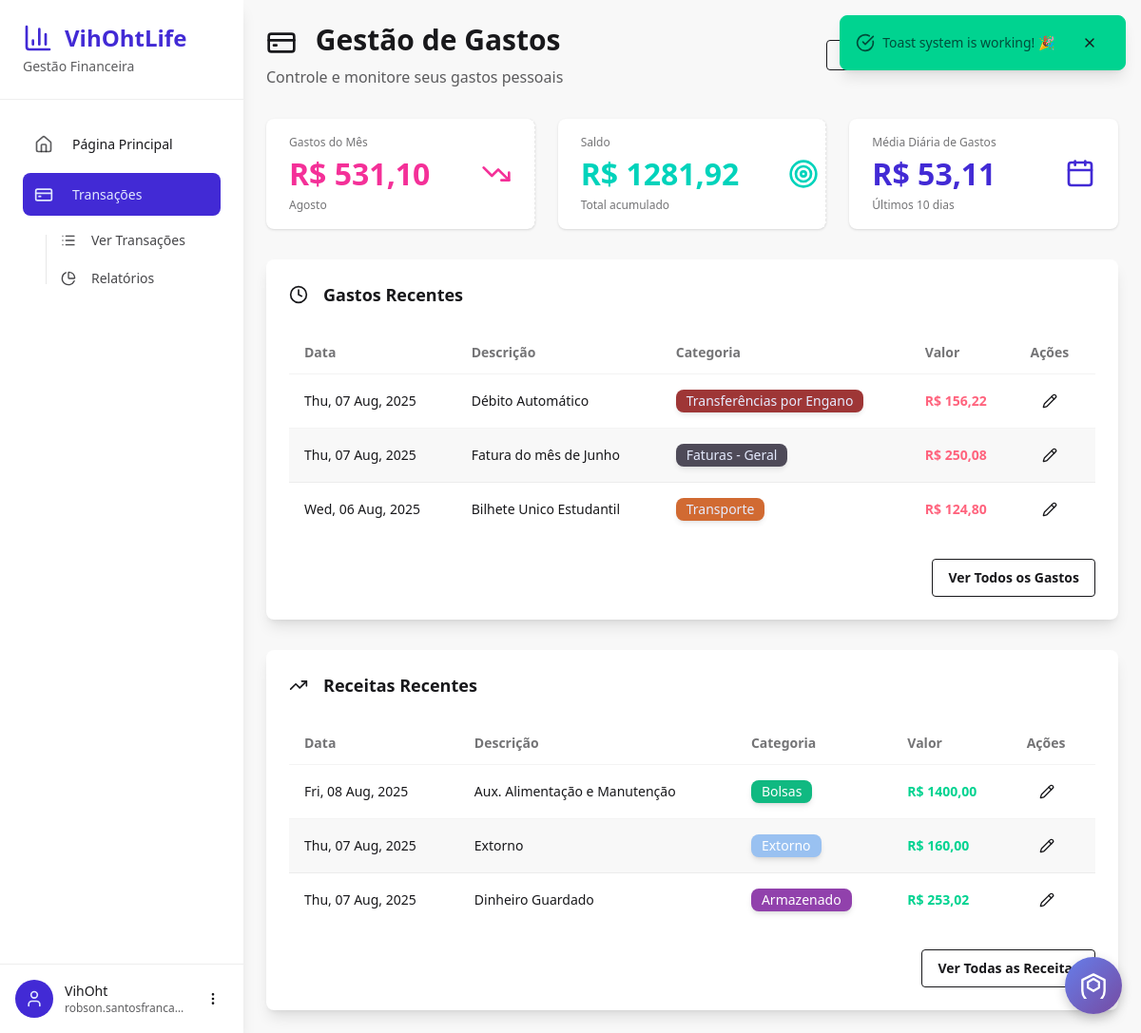
The page /finance/ (signed in) on the database its author committed.
### authentication/models.py (models this page shows)
class User(AbstractUser):
    email = models.EmailField(max_length=100, unique=True)
    USERNAME_FIELD = "email"
    REQUIRED_FIELDS = ["username"]

### finance_manager/models.py (models this page shows, shortened)
class Expenses(models.Model):
    user = models.ForeignKey(settings.AUTH_USER_MODEL, on_delete=models.CASCADE)
    category = models.ForeignKey(
        ExpenseCategory, on_delete=models.CASCADE, null=True, blank=True
    )
    created_at = models.DateTimeField(auto_now_add=True)
    spent_at = models.DateField()
    description = models.CharField(max_length=100)
    detailed_description = models.CharField(max_length=600)
    amount = models.IntegerField()

class ExpenseCategory(models.Model):
    user = models.ForeignKey(settings.AUTH_USER_MODEL, on_delete=models.CASCADE)
    name = models.CharField(max_length=100)
    description = models.CharField(max_length=300)
    color = ColorField(default="#FFFFFF")
    class Meta:
        verbose_name_plural = "Expense Categories"
        unique_together = ["user", "name"]  # Prevent duplicate category names per user

class Incomes(models.Model):
    user = models.ForeignKey(settings.AUTH_USER_MODEL, on_delete=models.CASCADE)
    category = models.ForeignKey(
        IncomeCategorys, on_delete=models.CASCADE, null=True, blank=True
    )
    created_at = models.DateTimeField(auto_now_add=True)
    received_at = models.DateField()
    description = models.CharField(max_length=100)
    detailed_description = models.CharField(max_length=600)
    amount = models.IntegerField()

class IncomeCategorys(models.Model):
    user = models.ForeignKey(settings.AUTH_USER_MODEL, on_delete=models.CASCADE)
    name = models.CharField(max_length=100)
    description = models.CharField(max_length=300)
    color = ColorField(default="#FFFFFF")
    class Meta:
        verbose_name_plural = "Income Categories"
        unique_together = ["user", "name"]  # Prevent duplicate category names per user

### finance_manager/views.py (the view)
# urls.py: path("", views.dashboard, name="dashboard"),
@login_required
def dashboard(request):
    expenses = Expenses.objects.filter(user=request.user).order_by("-spent_at")[:5]
    expenses_this_month = Expenses.objects.filter(
        user=request.user,
        spent_at__year=datetime.now().year,
        spent_at__month=datetime.now().month,
    )
    incomes = Incomes.objects.filter(user=request.user).order_by("-received_at")[:5]
    expense_categories = ExpenseCategory.objects.filter(user=request.user)
    income_categories = IncomeCategorys.objects.filter(user=request.user)
    total_expenses = sum([x.amount for x in Expenses.objects.filter(user=request.user)])
    total_incomes = sum([x.amount for x in Incomes.objects.filter(user=request.user)])
    range_of_days = "Sem gastos neste mês"
    total_expenses_this_month = 0
    daily_mean = 0
    if expenses_this_month:
        range_of_days = f"Últimos {datetime.now().day} dias"
        total_expenses_this_month = sum([x.amount for x in expenses_this_month])
        daily_mean = total_expenses_this_month // datetime.now().day
    total_amount = total_incomes - total_expenses
    return render(
        request,
        "finance_manager/dashboard.html",
        {
            "expenses": expenses,
            "incomes": incomes,
            "expense_categories": expense_categories,
            "income_categories": income_categories,
            "categories": expense_categories,  # For backward compatibility
            "total_expenses_this_month": f"{total_expenses_this_month // 100},{total_expenses_this_month % 100:02n}",
            "total_amount": f"{total_amount // 100},{total_amount % 100:02n}",
            "range_of_days": range_of_days,
            "daily_mean": f"{daily_mean // 100},{daily_mean % 100:02n}",
        },
    )

### templates/finance_manager/dashboard.html (shortened to what this page needs)
{% extends 'finance_manager/base.html' %}
{% load static %}
{% load mathfilters %}
{% block finance_head %}
<link rel="stylesheet" type="text/css" href="{% static 'css/finance_dashboard.css' %}">
{% endblock %}
{% block finance_content %}
<div class="max-w-7xl mx-auto">
  <div class="mb-8">
    <div class="flex justify-between items-center mb-4">
      <div>
        <h1 class="text-3xl font-bold text-base-content mb-2">
          <i data-lucide="credit-card" class="w-8 h-8 inline-block mr-3"></i>
          Gestão de Gastos
        </h1>
        <p class="text-base-content/70">Controle e monitore seus gastos pessoais</p>
      </div>
      <div class="flex gap-2">
        <button onclick="openImportModal()" class="btn btn-outline btn-sm">
        </button>
        <a href="{% url 'finance_manager:export_data' %}" class="btn btn-outline btn-sm">
        </a>
      </div>
    </div>
  </div>
  <div class="grid grid-cols-1 md:grid-cols-3 gap-6 mb-8">
    <div class="stat bg-base-100 rounded-lg shadow hover:shadow-lg transition-shadow cursor-pointer group" onclick="openExpenseModal()">
      <div class="stat-figure text-secondary">
        <i data-lucide="trending-down" class="w-8 h-8"></i>
      </div>
      <div class="stat-title">Gastos do Mês</div>
      <div class="stat-value text-secondary flex items-center gap-3">
        R$ {{total_expenses_this_month}}
      </div>
      <div class="stat-desc">Agosto</div>
    </div>
    <div class="stat bg-base-100 rounded-lg shadow hover:shadow-lg transition-shadow cursor-pointer group" onclick="openIncomeModal()">
      <div class="stat-figure text-accent">
        <i data-lucide="target" class="w-8 h-8"></i>
      </div>
      <div class="stat-title">Saldo</div>
      <div class="stat-value text-accent flex items-center gap-3">
        R$ {{total_amount}}
      </div>
      <div class="stat-desc">Total acumulado</div>
    </div>
    <div class="stat bg-base-100 rounded-lg shadow">
      <div class="stat-figure text-primary">
        <i data-lucide="calendar" class="w-8 h-8"></i>
      </div>
      <div class="stat-title">Média Diária de Gastos</div>
      <div class="stat-value text-primary">R$ {{ daily_mean }}</div>
      <div class="stat-desc">{{ range_of_days }}</div>
    </div>
  </div>
  <div class="mt-8">
    <div class="card bg-base-100 shadow-lg">
      <div class="card-body">
        <h2 class="card-title mb-4">
          <i data-lucide="clock" class="w-5 h-5 mr-2"></i>
          Gastos Recentes
        </h2>
        <div class="overflow-x-auto">
          <table class="table table-zebra">
            <thead>
              <tr>
                <th>Data</th>
                <th>Descrição</th>
                <th>Categoria</th>
                <th>Valor</th>
                <th>Ações</th>
              </tr>
            </thead>
            <tbody>
              {% for expense in expenses %}
              <tr>
                <td>{{ expense.spent_at | date:"D, d M, Y" }}</td>
                <td>{{ expense.description }}</td>
                <td><span class="badge badge-primary border-hidden shadow-md opacity-80" style="background-color:{{ expense.category.color }}; important!">{{ expense.category.name }}</span></td>
                {% with am=expense.amount %}
                <td class="text-error font-semibold">R$ {{ am|intdiv:100 }}{% if am|mod:100 == 0 %},00{%elif am|mod:100 < 10%},0{{am|mod:100}}{% else %},{{am|mod:100}}{% endif %}</td>
                {% endwith %}
                <td>
                  <button class="btn btn-ghost btn-sm" onclick="openEditExpenseModal({{ expense.id }}, '{{ expense.description|escapejs }}', '{{ expense.detailed_description|escapejs }}', '{{ expense.spent_at|date:'Y-m-d' }}', {{ expense.amount }}, {{ expense.category.id }})">
                    <i data-lucide="pencil" class="w-4 h-4"></i>
                  </button>
                </td>
              </tr>
              {% endfor %}
            </tbody>
          </table>
        </div>
        <div class="card-actions justify-end mt-4">
          <button class="btn btn-outline">Ver Todos os Gastos</button>
        </div>
      </div>
    </div>
  </div>
  <div class="mt-8">
    <div class="card bg-base-100 shadow-lg">
      <div class="card-body">
        <h2 class="card-title mb-4">
          <i data-lucide="trending-up" class="w-5 h-5 mr-2"></i>
          Receitas Recentes
        </h2>
        <div class="overflow-x-auto">
          <table class="table table-zebra">
            <thead>
              <tr>
                <th>Data</th>
                <th>Descrição</th>
                <th>Categoria</th>
                <th>Valor</th>
                <th>Ações</th>
              </tr>
            </thead>
            <tbody>
              {% for income in incomes %}
              <tr>
                <td>{{ income.received_at | date:"D, d M, Y" }}</td>
                <td>{{ income.description }}</td>
                <td>
                  {% if income.category %}
                    <span class="badge badge-secondary border-hidden shadow-md" style="background-color:{{ income.category.color }}; color: white;">{{ income.category.name }}</span>
                  {% else %}
                    <span class="badge badge-ghost">Sem categoria</span>
                  {% endif %}
                </td>
                {% with am=income.amount %}
                <td class="text-success font-semibold">R$ {{ am|intdiv:100 }}{% if am|mod:100 == 0 %},00{%elif am|mod:100 < 10%},0{{am|mod:100}}{% else %},{{am|mod:100}}{% endif %}</td>
                {% endwith %}
                <td>
                  <button class="btn btn-ghost btn-sm" onclick="openEditIncomeModal({{ income.id }}, '{{ income.description|escapejs }}', '{{ income.detailed_description|escapejs }}', '{{ income.received_at|date:'Y-m-d' }}', {{ income.amount }}, {% if income.category %}{{ income.category.id }}{% else %}null{% endif %})">
                    <i data-lucide="pencil" class="w-4 h-4"></i>
                  </button>
                </td>
              </tr>
              {% endfor %}
            </tbody>
          </table>
        </div>
        <div class="card-actions justify-end mt-4">
          <button class="btn btn-outline">Ver Todas as Receitas</button>
        </div>
      </div>
    </div>
  </div>
</div>
  </div>
</div>
{% endblock %}

### templates/finance_manager/base.html (shortened to what this page needs)
{% extends 'base.html' %}
{% block extra_head %}
{% block finance_head %}{% endblock %}
{% endblock %}
{% block content %}
<div class="flex min-h-screen">
  <aside class="w-64 bg-base-100 shadow-lg hidden lg:block">
    <div class="p-6 border-b border-base-300">
      <a href="{% url "landingpage" %}">
        <h1 class="text-2xl font-bold text-primary flex items-center">
          <i data-lucide="bar-chart-3" class="w-8 h-8 mr-3"></i>
          VihOhtLife
        </h1>
      </a>
      <p class="text-sm text-base-content/70 mt-1">Gestão Financeira</p>
    </div>
    <nav class="p-4">
      <ul id="s_items" class="menu menu-vertical w-full space-y-2">
        <li>
          <a href="{% url 'landingpage' %}" class="flex items-center p-3 rounded-lg hover:bg-base-200 transition-colors group">
            <i data-lucide="home" class="w-5 h-5 mr-3 text-base-content/70 group-hover:text-primary"></i>
            <span class="font-medium">Página Principal</span>
          </a>
        </li>
        <li>
          <a href="{% url 'finance_manager:dashboard' %}" class="flex items-center p-3 rounded-lg hover:bg-base-200 transition-colors group">
            <i data-lucide="credit-card" class="w-5 h-5 mr-3"></i>
            <span class="font-medium">Transações</span>
          </a>
          <ul class="ml-6 mt-2 space-y-1">
            <li>
              <a href="{% url 'finance_manager:transactions' %}" class="flex items-center p-2 text-sm rounded-lg hover:bg-base-200 transition-colors text-base-content/80">
                <i data-lucide="list" class="w-4 h-4 mr-2"></i>
                Ver Transações
              </a>
            </li>
            <li>
              <a href="{% url 'statistics' %}" class="flex items-center p-2 text-sm rounded-lg hover:bg-base-200 transition-colors text-base-content/80">
                <i data-lucide="pie-chart" class="w-4 h-4 mr-2"></i>
                Relatórios
              </a>
            </li>
          </ul>
        </li>
      </ul>
    </nav>
    <div class="absolute bottom-0 left-0 right-0 w-64 p-4 border-t border-base-300 bg-base-100">
      {% if user.is_authenticated %}
        <div class="flex items-center space-x-3">
          <div class="w-10 h-10 rounded-full bg-primary text-primary-content flex items-center justify-center">
            <i data-lucide="user" class="w-5 h-5"></i>
          </div>
          <div class="flex-1 min-w-0">
            <p class="text-sm font-medium text-base-content truncate">{{ user.username }}</p>
            <p class="text-xs text-base-content/70 truncate">{{ user.email }}</p>
          </div>
          <div class="dropdown dropdown-top dropdown-end">
            <div tabindex="0" role="button" class="btn btn-ghost btn-sm btn-circle">
              <i data-lucide="more-vertical" class="w-4 h-4"></i>
            </div>
          </div>
        </div>
      {% endif %}
    </div>
  </aside>
  <main class="flex-1 bg-base-200">
    <div class="p-6">
      {% block finance_content %}{% endblock %}
{% endblock %}

### templates/finance_manager/base.html (style rules this page uses)
aside { position: relative; min-height: 100vh; }
.menu li a { transition: all 0.2s ease-in-out; }

### rows shown on the page
User: username "VihOht", email "robson.santosfranca…"
Expenses: spent_at "Thu, 07 Aug, 2025", description "Débito Automático", category.name "Transferências por Engano", amount "156", amount|mod "22"
Expenses: spent_at "Thu, 07 Aug, 2025", description "Fatura do mês de Junho", category.name "Faturas - Geral", amount "250", amount|mod "8"
Expenses: spent_at "Wed, 06 Aug, 2025", description "Bilhete Unico Estudantil", category.name "Transporte", amount "124", amount|mod "80"
Incomes: received_at "Fri, 08 Aug, 2025", description "Aux. Alimentação e Manutenção", category.name "Bolsas", amount "1400", shows ",00"
Incomes: received_at "Thu, 07 Aug, 2025", description "Extorno", category.name "Extorno", amount "160", shows ",00"
Incomes: received_at "Thu, 07 Aug, 2025", description "Dinheiro Guardado", category.name "Armazenado", amount "253", amount|mod "2"

### other values the page prints
{{ total_expenses_this_month }} "531,10"
{{ total_amount }} "1281,92"
{{ daily_mean }} "53,11"
{{ range_of_days }} "Últimos 10 dias"
